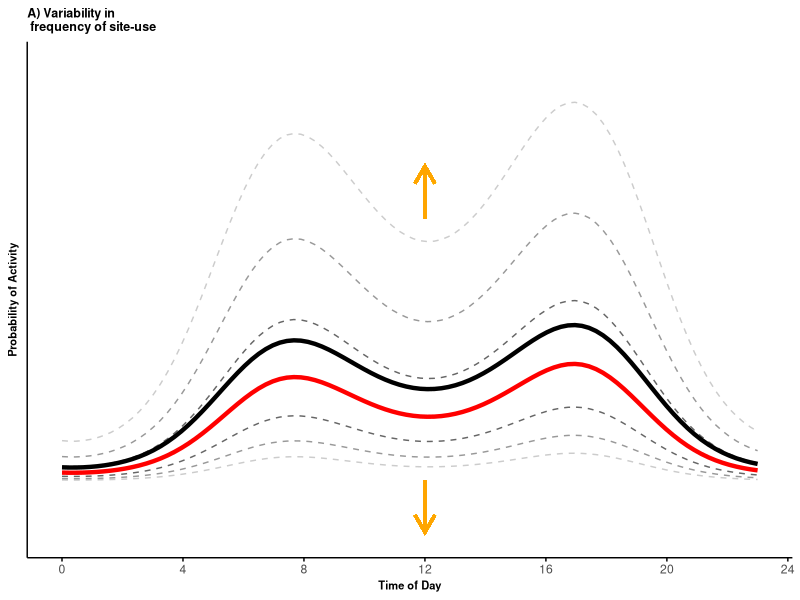
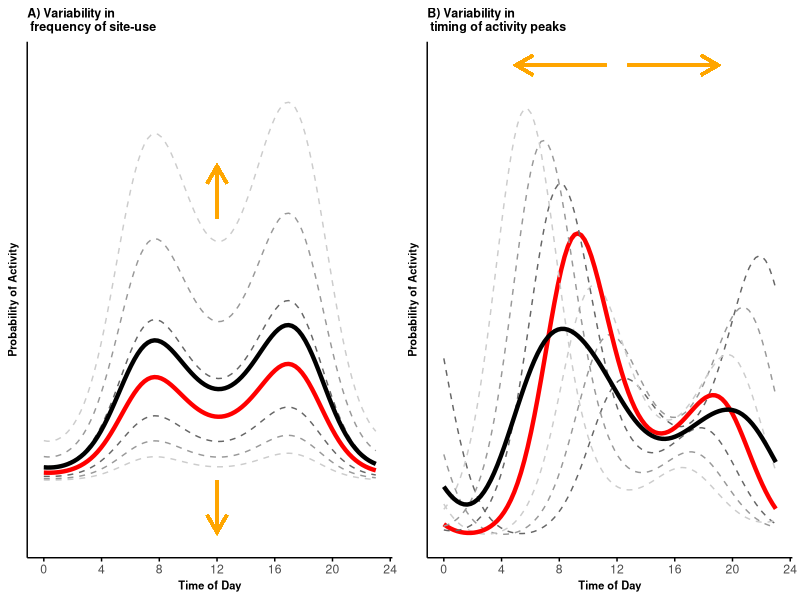
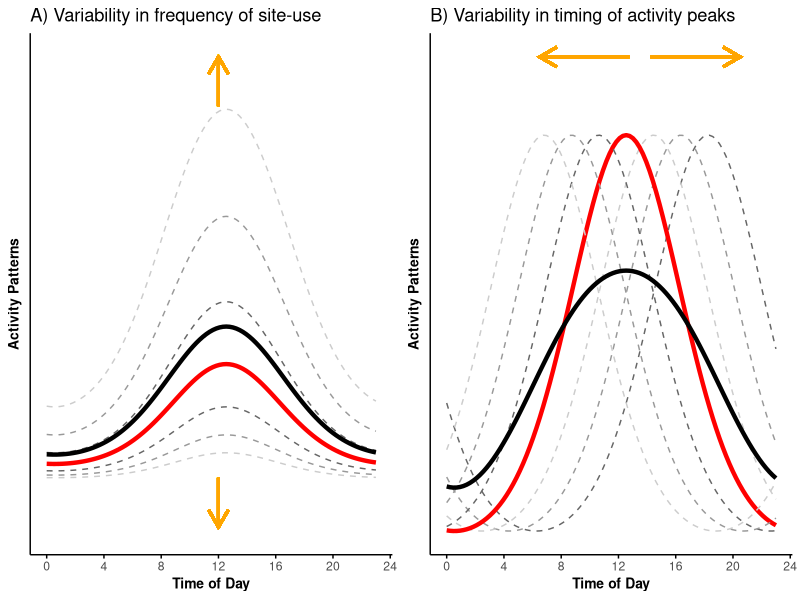

The R source for these figures, in order:
## ---- chunk 1
# Load libraries and set equations' parameters
set.seed(129)
library(dplyr)
library(grid)
library(gridExtra)
library(ggplot2)
wavelength = 24
b0 = -3
b1 = 1 
b2 = 0.7
theta0 = 3
theta1 = 2 
tau_i = gamma_i = seq(-1.5, 1.5, by = 0.5)
time <- seq(0, 23, length.out = 100)
## ---- chunk 2
# create the curves
p_df <- data.frame(p = c(
  plogis(b0 + b1*cos(2*pi*time/(24)+theta0 + gamma_i[4]) + b2*cos(2*pi*time/(12)+theta0 + gamma_i[4]) + tau_i[1]),
  plogis(b0 + b1*cos(2*pi*time/(24)+theta0 + gamma_i[4]) + b2*cos(2*pi*time/(12)+theta0 + gamma_i[4]) + tau_i[2]),
  plogis(b0 + b1*cos(2*pi*time/(24)+theta0 + gamma_i[4]) + b2*cos(2*pi*time/(12)+theta0 + gamma_i[4]) + tau_i[3]),
  plogis(b0 + b1*cos(2*pi*time/(24)+theta0 + gamma_i[4]) + b2*cos(2*pi*time/(12)+theta0 + gamma_i[4]) + tau_i[4]),
  plogis(b0 + b1*cos(2*pi*time/(24)+theta0 + gamma_i[4]) + b2*cos(2*pi*time/(12)+theta0 + gamma_i[4]) + tau_i[5]),
  plogis(b0 + b1*cos(2*pi*time/(24)+theta0 + gamma_i[4]) + b2*cos(2*pi*time/(12)+theta0 + gamma_i[4]) + tau_i[6]),
  plogis(b0 + b1*cos(2*pi*time/(24)+theta0 + gamma_i[4]) + b2*cos(2*pi*time/(12)+theta0 + gamma_i[4]) + tau_i[7])
), time = rep(time, 7), 
mean = c(rep(rep("off", length(time)),3), rep("on", length(time)), rep(rep("off", length(time)),3)),
curvesID = as.factor(rep(1:7, each = length(time))),
curvesLeg = as.factor(rep(c("+/- 1.5 SD", "+/- 1 SD", "+/- 0.5 SD", "Conditional", "+/- 0.5 SD", "+/- 1 SD", "+/- 1.5 SD"), each = length(time)))
)

# calculate the marginal mean activity curve
p_df2 <- p_df %>% select(p, time) %>% group_by(time) %>% 
  summarize(p = mean(p)) %>% 
  mutate(mean = "on", curvesID = as.factor(8),
         curvesLeg = as.factor("Marginal"))

p_df <- rbind(p_df, as.data.frame(p_df2))

# plot
(pl_vert <- ggplot(p_df, aes(x = time, y = p, group = curvesID)) +
  geom_line(aes(color = curvesLeg, linewidth = mean, linetype = mean)) +
  scale_color_manual(values = c("grey40", "grey60", "grey80", "red", "black")) +
  scale_linewidth_manual(values = c(0.5, 1.5)) +
  scale_linetype_manual(values = c(2, 1, 2)) +
  coord_cartesian(ylim = c(-0.05, 0.40)) +
  labs(x = "Time of Day", y = "Probability of Activity", title = "A) Variability in \n frequency of site-use") +
  theme_minimal()+
  theme(legend.position = "none",
        axis.line = element_line(colour = 'black', linetype = 'solid'),
        axis.ticks.x = element_line(colour = 'black', linetype = 'solid'), #element_blank(), #
        axis.text.y = element_blank(), 
        axis.title=element_text(size = 8,face = "bold"),
        plot.title=element_text(size = 9,face = "bold"),
        panel.grid.minor = element_blank(),
        panel.grid.major = element_blank()) + 
  geom_segment(aes(x=12, y=min(p), xend=12, yend=min(p)-0.05), arrow=arrow(length= unit(0.5, "cm")), 
               linewidth = 1, color = "orange", linejoin = "mitre") +
  geom_segment(aes(x=12, y=0.25+0.003, xend=12, yend=0.25+0.053), arrow=arrow(length= unit(0.5, "cm")), 
               linewidth = 1, color = "orange", linejoin = "mitre")+
  scale_x_continuous(breaks=seq(0,24,length.out=7), labels=seq(0,24,4))) 

## ---- chunk 3
# create the curves
p_df <- data.frame(p = c(
  plogis(b0 + b1*cos(2*pi*time/(24)+theta0 + gamma_i[1]) + b2*cos(2*pi*time/(12)+ theta1 + gamma_i[1]) + tau_i[4]),
  plogis(b0 + b1*cos(2*pi*time/(24)+theta0 + gamma_i[2]) + b2*cos(2*pi*time/(12)+ theta1 + gamma_i[2]) + tau_i[4]),
  plogis(b0 + b1*cos(2*pi*time/(24)+theta0 + gamma_i[3]) + b2*cos(2*pi*time/(12)+ theta1 + gamma_i[3]) + tau_i[4]),
  plogis(b0 + b1*cos(2*pi*time/(24)+theta0 + gamma_i[4]) + b2*cos(2*pi*time/(12)+ theta1 + gamma_i[4]) + tau_i[4]),
  plogis(b0 + b1*cos(2*pi*time/(24)+theta0 + gamma_i[5]) + b2*cos(2*pi*time/(12)+ theta1 + gamma_i[5]) + tau_i[4]),
  plogis(b0 + b1*cos(2*pi*time/(24)+theta0 + gamma_i[6]) + b2*cos(2*pi*time/(12)+ theta1 + gamma_i[6]) + tau_i[4]),
  plogis(b0 + b1*cos(2*pi*time/(24)+theta0 + gamma_i[7]) + b2*cos(2*pi*time/(12)+ theta1 + gamma_i[7]) + tau_i[4])
), time = rep(time, 7), 
mean = c(rep(rep("off", length(time)),3), rep("on", length(time)), rep(rep("off", length(time)),3)),
curvesID = as.factor(rep(1:7, each = length(time))),
curvesLeg = as.factor(rep(c("+/- 0.5 SD", "+/- 1 SD", "+/- 1.5 SD", "Conditional", "+/- 0.5 SD", "+/- 1 SD", "+/- 1.5 SD"), each = length(time))) 
)

# calculate the marginal mean activity curve
p_df2 <- p_df %>% select(p, time) %>% group_by(time) %>% 
  summarize(p = mean(p)) %>% 
  mutate(mean = "on", curvesID = as.factor(8),
         curvesLeg = as.factor("Marginal"))

p_df <- rbind(p_df, as.data.frame(p_df2))

# plot
pl_hor <- ggplot(p_df, aes(x = time, y = p, group = curvesID)) +
  geom_line(aes(color = curvesLeg, linewidth = mean, linetype = mean)) +
  scale_color_manual(values = c("grey40", "grey60", "grey80", "red", "black")) +
  scale_linewidth_manual(values = c(0.5, 1.5)) +
  scale_linetype_manual(values = c(2, 1)) +
  labs(x = "Time of Day", y = "Probability of Activity", title = "B) Variability in \n timing of activity peaks") +
  theme_minimal()+
  theme(legend.position = "none", 
        axis.line = element_line(colour = 'black', linetype = 'solid'),
        axis.ticks.x = element_line(colour = 'black', linetype = 'solid'), 
        axis.text.y = element_blank(), 
        axis.title=element_text(size=8,face="bold"),
        plot.title=element_text(size=9,face="bold"),
        panel.grid.minor = element_blank(),
        panel.grid.major = element_blank()) +
  geom_segment(aes(x=12 - 0.75, y=max(p) + 0.02, xend=12 - 7, yend=max(p) + 0.02), arrow=arrow(length= unit(0.5, "cm")), 
               linewidth = 1, color = "orange", linejoin = "mitre") +
  geom_segment(aes(x=12 + 0.75, y=max(p) + 0.02, xend=12 + 7, yend=max(p) + 0.02), arrow=arrow(length= unit(0.5, "cm")), 
               linewidth = 1, color = "orange", linejoin = "mitre") +
  scale_x_continuous(breaks=seq(0,24,length.out=7), labels=seq(0,24,4))+
  guides(linetype=element_blank())


# Join plots
pl <- grid.arrange(pl_vert, pl_hor, ncol = 2)

## ---- chunk 4
# setting beta2 equal to zero 
b2 = 0

# change in frequency of site-use
# create the curves
p_df <- data.frame(p = c(
  plogis(b0 + b1*cos(2*pi*time/(24)+theta0 + gamma_i[4]) + b2*cos(2*pi*time/(12)+theta0 + gamma_i[4]) + tau_i[1]),
  plogis(b0 + b1*cos(2*pi*time/(24)+theta0 + gamma_i[4]) + b2*cos(2*pi*time/(12)+theta0 + gamma_i[4]) + tau_i[2]),
  plogis(b0 + b1*cos(2*pi*time/(24)+theta0 + gamma_i[4]) + b2*cos(2*pi*time/(12)+theta0 + gamma_i[4]) + tau_i[3]),
  plogis(b0 + b1*cos(2*pi*time/(24)+theta0 + gamma_i[4]) + b2*cos(2*pi*time/(12)+theta0 + gamma_i[4]) + tau_i[4]),
  plogis(b0 + b1*cos(2*pi*time/(24)+theta0 + gamma_i[4]) + b2*cos(2*pi*time/(12)+theta0 + gamma_i[4]) + tau_i[5]),
  plogis(b0 + b1*cos(2*pi*time/(24)+theta0 + gamma_i[4]) + b2*cos(2*pi*time/(12)+theta0 + gamma_i[4]) + tau_i[6]),
  plogis(b0 + b1*cos(2*pi*time/(24)+theta0 + gamma_i[4]) + b2*cos(2*pi*time/(12)+theta0 + gamma_i[4]) + tau_i[7])
), time = rep(time, 7), 
mean = c(rep(rep("off", length(time)),3), rep("on", length(time)), rep(rep("off", length(time)),3)),
curvesID = as.factor(rep(1:7, each = length(time))),
curvesLeg = as.factor(rep(c("+/- 1.5 SD", "+/- 1 SD", "+/- 0.5 SD", "Conditional", "+/- 0.5 SD", "+/- 1 SD", "+/- 1.5 SD"), each = length(time)))
)

# calculate the marginal mean activity curve
p_df2 <- p_df %>% select(p, time) %>% group_by(time) %>% 
  summarize(p = mean(p)) %>% 
  mutate(mean = "on", curvesID = as.factor(8),
         curvesLeg = as.factor("Marginal"))

p_df <- rbind(p_df, as.data.frame(p_df2))

# plot
pl_vert_uni <- ggplot(p_df, aes(x = time, y = p, group = curvesID)) +
  geom_line(aes(color = curvesLeg, linewidth = mean, linetype = mean)) +
  scale_color_manual(values = c("grey40", "grey60", "grey80", "red", "black")) +
  scale_linewidth_manual(values = c(0.5, 1.5)) +
  scale_linetype_manual(values = c(2, 1, 2)) +
  coord_cartesian(ylim = c(-0.05, max(p_df$p)+0.053)) +
  labs(x = "Time of Day", y = "Activity Patterns", title = "A) Variability in frequency of site-use") +
  theme_minimal()+
  theme(legend.position = "none",
        axis.line = element_line(colour = 'black', linetype = 'solid'),
        axis.ticks.x = element_line(colour = 'black', linetype = 'solid'), 
        axis.text.y = element_blank(), #element_text(size=8),
        axis.title=element_text(size=10,face="bold"),
        panel.grid.minor = element_blank(),
        panel.grid.major = element_blank()) + 
  geom_segment(aes(x=12, y=min(p), xend=12, yend=min(p)-0.05), arrow=arrow(length= unit(0.5, "cm")), 
               linewidth = 1, color = "orange", linejoin = "mitre") +
  geom_segment(aes(x=12, y=max(p)+0.003, xend=12, yend=max(p)+0.053), arrow=arrow(length= unit(0.5, "cm")), 
               linewidth = 1, color = "orange", linejoin = "mitre")+
  scale_x_continuous(breaks=seq(0,24,length.out=7), labels=seq(0,24,4)) 

# change in timing of activity peak
# creating the curves
p_df <- data.frame(p = c(
  plogis(b0 + b1*cos(2*pi*time/(24)+theta0 + gamma_i[1]) + b2*cos(2*pi*time/(12)+ theta1 + gamma_i[1]) + tau_i[4]),
  plogis(b0 + b1*cos(2*pi*time/(24)+theta0 + gamma_i[2]) + b2*cos(2*pi*time/(12)+ theta1 + gamma_i[2]) + tau_i[4]),
  plogis(b0 + b1*cos(2*pi*time/(24)+theta0 + gamma_i[3]) + b2*cos(2*pi*time/(12)+ theta1 + gamma_i[3]) + tau_i[4]),
  plogis(b0 + b1*cos(2*pi*time/(24)+theta0 + gamma_i[4]) + b2*cos(2*pi*time/(12)+ theta1 + gamma_i[4]) + tau_i[4]),
  plogis(b0 + b1*cos(2*pi*time/(24)+theta0 + gamma_i[5]) + b2*cos(2*pi*time/(12)+ theta1 + gamma_i[5]) + tau_i[4]),
  plogis(b0 + b1*cos(2*pi*time/(24)+theta0 + gamma_i[6]) + b2*cos(2*pi*time/(12)+ theta1 + gamma_i[6]) + tau_i[4]),
  plogis(b0 + b1*cos(2*pi*time/(24)+theta0 + gamma_i[7]) + b2*cos(2*pi*time/(12)+ theta1 + gamma_i[7]) + tau_i[4])
), time = rep(time, 7), 
mean = c(rep(rep("off", length(time)),3), rep("on", length(time)), rep(rep("off", length(time)),3)),
curvesID = as.factor(rep(1:7, each = length(time))),
curvesLeg = as.factor(rep(c("+/- 0.5 SD", "+/- 1 SD", "+/- 1.5 SD", "Conditional", "+/- 0.5 SD", "+/- 1 SD", "+/- 1.5 SD"), each = length(time))) 
)

# calculate the marginal mean activity curve
p_df2 <- p_df %>% select(p, time) %>% group_by(time) %>% 
  summarize(p = mean(p)) %>% 
  mutate(mean = "on", curvesID = as.factor(8),
         curvesLeg = as.factor("Marginal"))

p_df <- rbind(p_df, as.data.frame(p_df2))

# plot
pl_hor_uni <- ggplot(p_df, aes(x = time, y = p, group = curvesID)) +
  geom_line(aes(color = curvesLeg, linewidth = mean, linetype = mean)) +
  scale_color_manual(values = c("grey40", "grey60", "grey80", "red", "black")) +
  scale_linewidth_manual(values = c(0.5, 1.5)) +
  scale_linetype_manual(values = c(2, 1)) +
  labs(x = "Time of Day", y = "Activity Patterns", title = "B) Variability in timing of activity peaks") +
  theme_minimal()+
  theme(legend.position = "none", 
        axis.line = element_line(colour = 'black', linetype = 'solid'),
        axis.ticks.x = element_line(colour = 'black', linetype = 'solid'),
        axis.text.y = element_blank(), #element_text(size=8),
        axis.title=element_text(size=10,face="bold"),
        panel.grid.minor = element_blank(),
        panel.grid.major = element_blank()) +
  geom_segment(aes(x=13.5 - 0.75, y=max(p) + 0.02, xend=13.5 - 7, yend=max(p) + 0.02), arrow=arrow(length= unit(0.5, "cm")), 
               linewidth = 1, color = "orange", linejoin = "mitre") +
  geom_segment(aes(x=13.5 + 0.75, y=max(p) + 0.02, xend=13.5 + 7, yend=max(p) + 0.02), arrow=arrow(length= unit(0.5, "cm")), 
               linewidth = 1, color = "orange", linejoin = "mitre") +
  scale_x_continuous(breaks=seq(0,24,length.out=7), labels=seq(0,24,4))+
  guides(linetype=element_blank())


# Join plots
pl_uni <- grid.arrange(pl_vert_uni, pl_hor_uni, ncol = 2)
